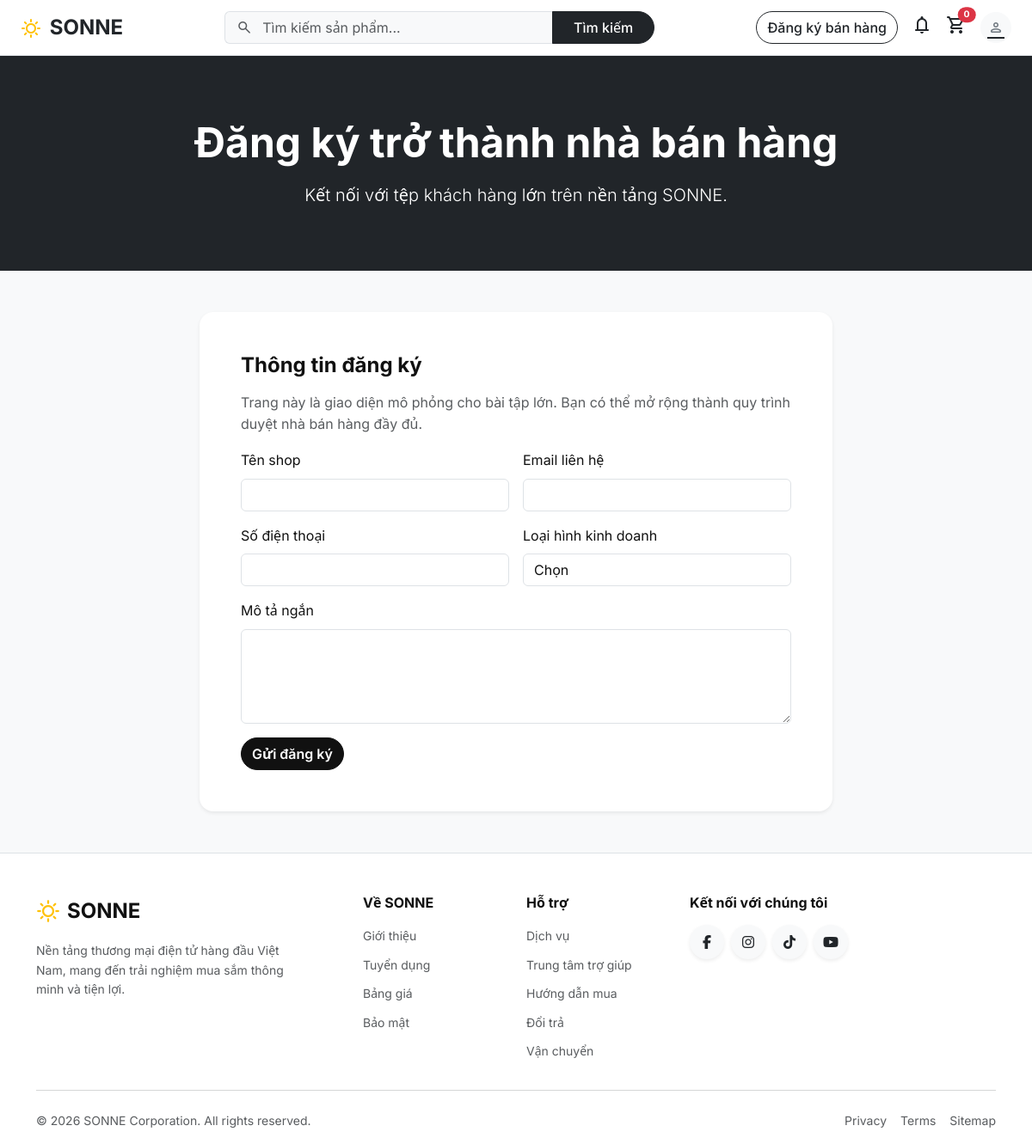
Screenshot of /seller with the database file from the repository.
### tables this page shows
CREATE TABLE page_contents (
    id INT UNSIGNED AUTO_INCREMENT PRIMARY KEY,
    page_key VARCHAR(120) NOT NULL UNIQUE,
    title VARCHAR(255) NULL,
    content TEXT NULL,
    image VARCHAR(255) NULL,
    created_at DATETIME NOT NULL DEFAULT CURRENT_TIMESTAMP,
    updated_at DATETIME NOT NULL DEFAULT CURRENT_TIMESTAMP ON UPDATE CURRENT_TIMESTAMP
);

### controllers/HomeController.php (called while the page is built, shortened)
<?php
class HomeController extends Controller {
    public function seller(array $p): void {
        $pageContent = PageContentModel::allAsMap();
        $this->render('seller/index', compact('pageContent') + ['title' => 'Đăng ký gian hàng - ' . APP_NAME], 'main');
    }
}

### index.php (called while the page is built, shortened)
<?php
require_once __DIR__ . '/config/db.php';
require_once __DIR__ . '/core/Router.php';
require_once __DIR__ . '/core/helpers.php';
spl_autoload_register(function (string $class): void {
    $paths = [
        __DIR__ . '/models/' . $class . '.php',
        __DIR__ . '/controllers/' . $class . '.php',
        __DIR__ . '/controllers/admin/' . $class . '.php',
    ];
    foreach ($paths as $path) {
        if (file_exists($path)) {
            return;
        }
    }
});
$router = new Router();
$router->get('/',                    'HomeController@index');
$router->get('/about',               'HomeController@about');
$router->get('/services',            'HomeController@services');
$router->get('/pricing',             'HomeController@pricing');
$router->get('/seller',              'HomeController@seller');
$router->get('/contact',             'ContactController@index');
$router->post('/contact',            'ContactController@submit');
$router->get('/faq',                 'FaqController@index');
$router->get('/login',               'AuthController@loginForm');
$router->post('/login',              'AuthController@login');
$router->get('/register',            'AuthController@registerForm');
$router->post('/register',           'AuthController@register');
$router->get('/logout',              'AuthController@logout');
$router->get('/products',            'ProductController@index');
$router->get('/product/{slug}',      'ProductController@detail');
$router->get('/search',              'ProductController@search');
$router->get('/search/suggest',      'ProductController@suggest');
$router->get('/category/{slug}',     'ProductController@category');
$router->get('/cart',                'CartController@index');
$router->post('/cart/add',           'CartController@add');
$router->post('/cart/update',        'CartController@update');
$router->post('/cart/remove',        'CartController@remove');
$router->post('/cart/clear',         'CartController@clear');
$router->post('/cart/sync',          'CartController@sync');
$router->get('/cart/count',          'CartController@count');
$router->get('/checkout',            'OrderController@checkoutForm');
$router->post('/checkout',           'OrderController@placeOrder');
$router->get('/order/success/{id}',  'OrderController@success');
$router->get('/orders',              'OrderController@myOrders');
$router->get('/profile',             'UserController@profile');
$router->post('/profile/update',     'UserController@updateProfile');
$router->post('/profile/password',   'UserController@changePassword');
$router->post('/profile/avatar',     'UserController@uploadAvatar');
$router->get('/news',                'NewsController@index');
$router->get('/news/{slug}',         'NewsController@detail');
$router->post('/news/{id}/comment',  'NewsController@postComment');
$router->post('/review',             'ReviewController@submit');
$router->get('/admin',               'AdminDashboardController@index');
$router->get('/admin/dashboard',     'AdminDashboardController@index');
$router->get('/admin/login',         'AdminAuthController@loginForm');
$router->post('/admin/login',        'AdminAuthController@login');
$router->get('/admin/logout',        'AdminAuthController@logout');
$router->get('/admin/users',         'AdminUserController@index');
$router->get('/admin/users/edit/{id}', 'AdminUserController@edit');
$router->post('/admin/users/update/{id}', 'AdminUserController@update');
$router->post('/admin/users/toggle-lock/{id}', 'AdminUserController@toggleLock');
$router->post('/admin/users/delete/{id}',  'AdminUserController@delete');
$router->post('/admin/users/reset-password/{id}', 'AdminUserController@resetPassword');
$router->get('/admin/products',       'AdminProductController@index');
$router->get('/admin/products/create','AdminProductController@create');
$router->post('/admin/products/store','AdminProductController@store');
$router->get('/admin/products/edit/{id}', 'AdminProductController@edit');
$router->post('/admin/products/update/{id}', 'AdminProductController@update');
$router->post('/admin/products/delete/{id}', 'AdminProductController@delete');
$router->get('/admin/orders',         'AdminOrderController@index');
$router->get('/admin/orders/{id}',    'AdminOrderController@detail');
$router->post('/admin/orders/status/{id}', 'AdminOrderController@updateStatus');
$router->get('/admin/carts',          'AdminCartController@index');
$router->get('/admin/carts/{id}',     'AdminCartController@detail');
$router->post('/admin/carts/status/{id}', 'AdminCartController@updateStatus');
$router->get('/admin/news',           'AdminNewsController@index');
$router->get('/admin/news/create',    'AdminNewsController@create');
$router->post('/admin/news/store',    'AdminNewsController@store');
$router->get('/admin/news/edit/{id}', 'AdminNewsController@edit');
$router->post('/admin/news/update/{id}', 'AdminNewsController@update');
$router->post('/admin/news/delete/{id}', 'AdminNewsController@delete');
$router->get('/admin/news-comments',           'AdminNewsCommentController@index');
$router->post('/admin/news-comments/delete/{id}', 'AdminNewsCommentController@delete');
$router->get('/admin/contacts',       'AdminContactController@index');
$router->get('/admin/contacts/{id}',  'AdminContactController@view');
$router->post('/admin/contacts/status/{id}', 'AdminContactController@updateStatus');
$router->post('/admin/contacts/delete/{id}', 'AdminContactController@delete');
$router->get('/admin/reviews',         'AdminReviewController@index');
$router->post('/admin/reviews/delete/{id}', 'AdminReviewController@delete');
$router->get('/admin/faq',             'AdminFaqController@index');
$router->get('/admin/faq/create',      'AdminFaqController@create');
$router->post('/admin/faq/store',      'AdminFaqController@store');
$router->get('/admin/faq/edit/{id}',   'AdminFaqController@edit');
$router->post('/admin/faq/update/{id}','AdminFaqController@update');
$router->post('/admin/faq/delete/{id}','AdminFaqController@delete');
$router->get('/admin/pages',           'AdminPageController@index');
$router->post('/admin/pages/update',   'AdminPageController@update');
$router->get('/admin/categories',       'AdminCategoryController@index');
$router->post('/admin/categories/store','AdminCategoryController@store');
$router->post('/admin/categories/update/{id}','AdminCategoryController@update');
$router->post('/admin/categories/delete/{id}','AdminCategoryController@delete');
$router->dispatch();

### config/db.php (called while the page is built, shortened)
<?php
class DB {
    private static ?PDO $instance = null;
    private static string $host     = '127.0.0.1';
    private static string $dbname   = 'sonne_db';
    private static string $user     = 'root';
    private static string $password = '';
    private static string $charset  = 'utf8mb4';
    public static function getInstance(): PDO {
        if (self::$instance === null) {
            $dsn = "mysql:host=" . self::$host
                 . ";dbname=" . self::$dbname
                 . ";charset=" . self::$charset;
            try {
                self::$instance = new PDO($dsn, self::$user, self::$password, [
                    PDO::ATTR_ERRMODE            => PDO::ERRMODE_EXCEPTION,
                    PDO::ATTR_DEFAULT_FETCH_MODE => PDO::FETCH_ASSOC,
                    PDO::ATTR_EMULATE_PREPARES   => false,
                ]);
            } catch (PDOException $e) {
                error_log('[DB] Connection failed: ' . $e->getMessage());
                http_response_code(500);
                exit('Service temporarily unavailable. Please try again later.');
            }
        }
        return self::$instance;
    }
    public static function fetchAll(string $sql, array $params = []): array {
        $stmt = self::getInstance()->prepare($sql);
        $stmt->execute($params);
        return $stmt->fetchAll();
    }
}

### models/PageContentModel.php (called while the page is built, shortened)
<?php
class PageContentModel extends Model {
    public static function allAsMap(): array {
        $rows = DB::fetchAll("SELECT * FROM page_contents");
        $map = [];
        foreach ($rows as $r) $map[$r['page_key']] = $r;
        return $map;
    }
}

### core/helpers.php (called while the page is built, shortened)
<?php
function e(mixed $value): string {
    return htmlspecialchars((string) $value, ENT_QUOTES, 'UTF-8');
}

### views/seller/index.php (the view, shortened to what this page needs)
<?php
$heroTitle = $pageContent['seller_hero']['title'] ?? 'Đăng ký trở thành nhà bán hàng';
$heroText  = $pageContent['seller_hero']['content'] ?? 'Gia nhập hệ sinh thái SONNE để tiếp cận hàng ngàn khách hàng mỗi ngày.';
?>
<section class="py-5 bg-dark text-white text-center">
    <div class="container py-4">
        <h1 class="display-5 fw-bold mb-3"><?= e($heroTitle) ?></h1>
        <p class="lead mb-0"><?= e($heroText) ?></p>
    </div>
</section>
<section class="py-5 bg-light">
    <div class="container">
        <div class="row justify-content-center">
            <div class="col-lg-8">
                <div class="card border-0 shadow-sm rounded-4">
                    <div class="card-body p-4 p-md-5">
                        <h2 class="h4 fw-bold mb-3">Thông tin đăng ký</h2>
                        <p class="text-muted">Trang này là giao diện mô phỏng cho bài tập lớn. Bạn có thể mở rộng thành quy trình duyệt nhà bán hàng đầy đủ.</p>
                        <form onsubmit="event.preventDefault(); alert('Đã ghi nhận thông tin đăng ký (demo).');">
                            <div class="row g-3">
                                <div class="col-md-6">
                                    <label class="form-label">Tên shop</label>
                                    <input class="form-control" required>
                                </div>
                                <div class="col-md-6">
                                    <label class="form-label">Email liên hệ</label>
                                    <input type="email" class="form-control" required>
                                </div>
                                <div class="col-md-6">
                                    <label class="form-label">Số điện thoại</label>
                                    <input class="form-control" required>
                                </div>
                                <div class="col-md-6">
                                    <label class="form-label">Loại hình kinh doanh</label>
                                    <select class="form-control" required>
                                        <option value="">Chọn</option>
                                    </select>
                                </div>
                                <div class="col-12">
                                    <label class="form-label">Mô tả ngắn</label>
                                    <textarea class="form-control" rows="4"></textarea>
                                </div>
                            </div>
                            <button class="btn btn-primary mt-3" type="submit">Gửi đăng ký</button>
                        </form>
                    </div>
                </div>
            </div>
        </div>
    </div>
</section>

### core/Router.php (shortened to what this page needs)
<?php
class Router {
    private array $routes = [];
    private function add(string $method, string $path, string $handler): void {
        $this->routes[] = compact('method', 'pattern', 'handler');
    }
    public function dispatch(): void {
        $uri = parse_url($_SERVER['REQUEST_URI'] ?? '/', PHP_URL_PATH);
        $base = str_replace('\\', '/', dirname($_SERVER['SCRIPT_NAME'] ?? '/'));
        $base = $base === '/' ? '' : rtrim($base, '/');
        if (str_starts_with($uri, $base)) {
            $uri = substr($uri, strlen($base));
        }
        $uri = '/' . ltrim($uri, '/');
        if ($uri !== '/' ) $uri = rtrim($uri, '/');
        foreach ($this->routes as $route) {
            if (!preg_match($route['pattern'], $uri, $matches)) continue;
            $params = array_filter($matches, 'is_string', ARRAY_FILTER_USE_KEY);
            [$class, $action] = explode('@', $route['handler']);
            $controller = new $class();
            $controller->$action($params);
            return;
        }
    }
}

### frontend/style.css (style rules this page uses)
:root { --primary: #7BFFD5; --primary-dim: #c5fff0; --primary-dark: #00c99a; --text: #111111; --text-sub: #555555; --transition: .22s cubic-bezier(.4, 0, .2, 1); --bs-primary: #7BFFD5; --bs-primary-rgb: 123, 255, 213; --bs-body-color: #111111; --bs-body-font-family: 'Inter', system-ui, sans-serif; }
html { scroll-behavior: smooth; }
body { font-family: var(--bs-body-font-family); color: var(--text); line-height: 1.6; -webkit-font-smoothing: antialiased; }
.btn { font-weight: 600; border-radius: 99px; transition: all var(--transition); }
.btn-primary { background-color: var(--text) !important; border-color: var(--text) !important; color: #fff !important; }

### rows the page displays
page_contents: title "Đăng ký trở thành nhà bán hàng", content "Kết nối với tệp khách hàng lớn trên nền tảng SONNE."
